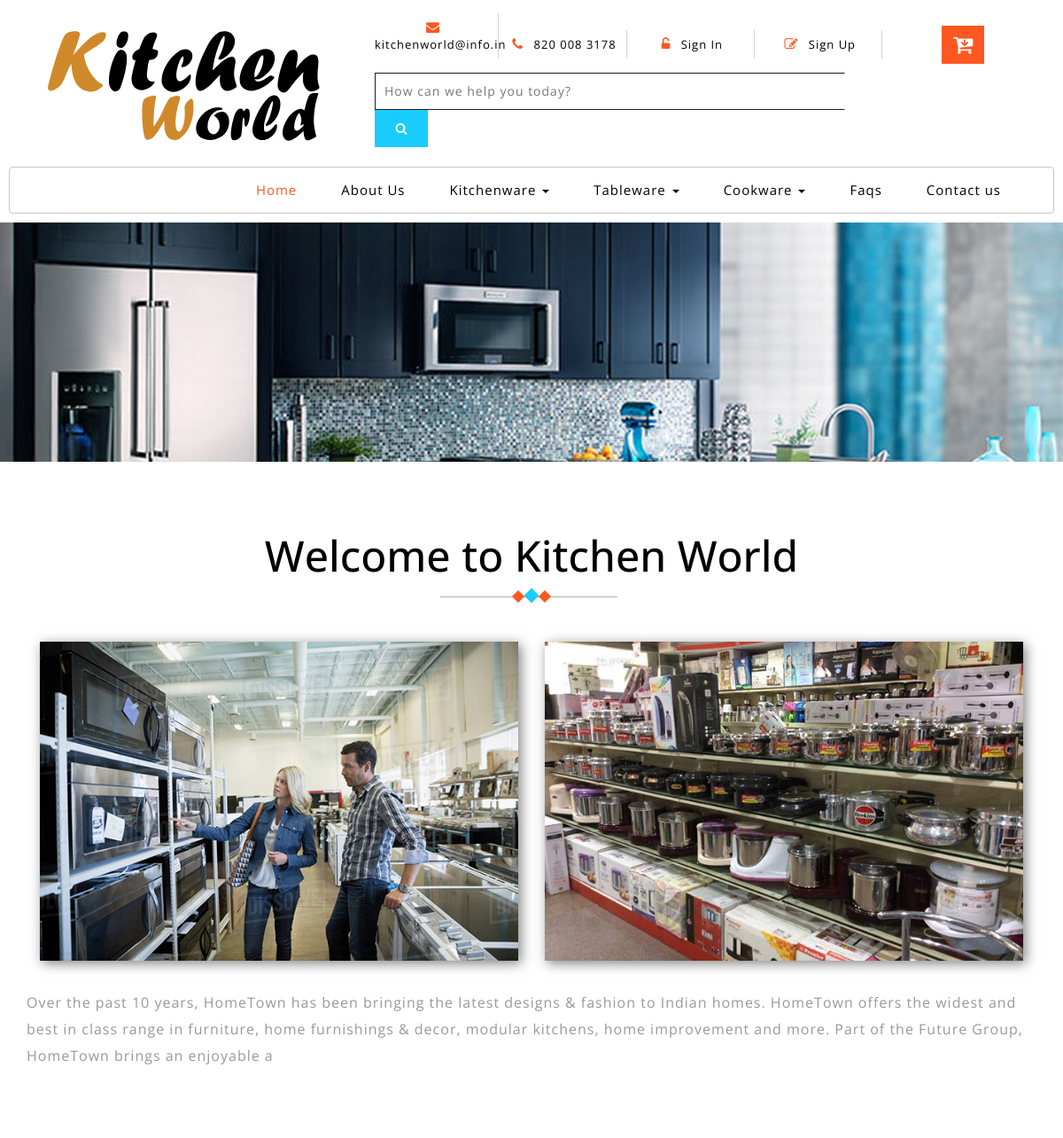
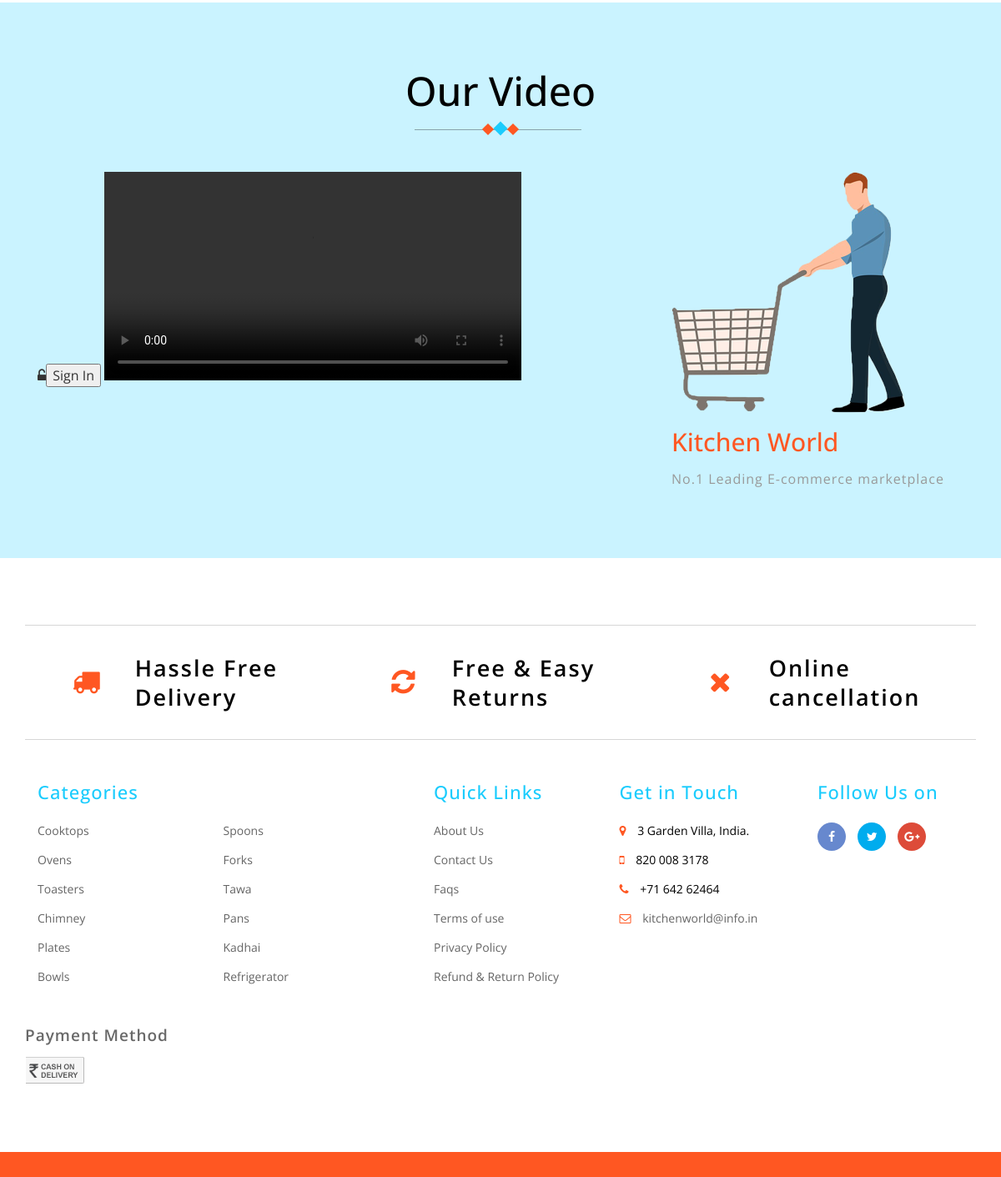
Page /about.php on the committed database (2 pictures, top to bottom).
### tables this page shows
CREATE TABLE `category` (
  `c_id` int(30) NOT NULL,
  `c_name` varchar(250) NOT NULL
);

CREATE TABLE `about` (
  `id` int(30) NOT NULL,
  `detail` varchar(300) NOT NULL,
  `image` varchar(250) NOT NULL
);

### about.php (the view, shortened to what this page needs)
 <?php include('header.php'); ?>
	<div class="page-head_agile_info_w3l">
	</div>
	<div class="welcome">
		<div class="container">
			<h3 class="tittle-w3l">Welcome to Kitchen World
				<span class="heading-style">
					<i></i>
					<i></i>
					<i></i>
				</span>
			</h3>
			<div class="w3l-welcome-info">
				<div class="col-sm-6 col-xs-6 welcome-grids">
					<div class="welcome-img">
						<img src="images/about.jpg" class="img-responsive zoom-img" alt="">
					</div>
				</div>
				<div class="col-sm-6 col-xs-6 welcome-grids">
					<div class="welcome-img">
						<img src="images/about2.jpg" class="img-responsive zoom-img" alt="">
					</div>
				</div>
				<div class="clearfix"> </div>
			</div>
			<div class="w3l-welcome-text">
				 <?php
				         $sql=mysqli_query($conn,"SELECT * FROM `about`");
						 $row=mysqli_fetch_array($sql)
						 ?>
                		<p><?php echo $row['detail']?></p>
						 </div>
		</div>
	</div>
	<div class="about">
		<div class="container">
			<h3 class="tittle-w3l">Our Video
				<span class="heading-style">
					<i></i>
					<i></i>
					<i></i>
				</span>
			</h3>
			<div class="about-tp">
				<div class="col-md-8 about-agileits-w3layouts-left">
				 <?php
				 if($page_owner=='')
				 {?>
								<span class="fa fa-unlock-alt" aria-hidden="true"></span><button data-toggle="modal" data-target="#myModal1"> Sign In</button> </a>
						<video width='500px',height="500px" controls>
                             <source src=".mp4" type="video/mp4"></video>
				  <?php }
				 else{?>
					<iframe src="https://player.vimeo.com/vide"></iframe>
				 <?php }?>
				</div>
				<div class="col-md-4 about-agileits-w3layouts-right">
					<div class="img-video-about">
						<img src="images/videoimg2.png" alt="">
					</div>
					<h4>Kitchen World</h4>
					<p>No.1 Leading E-commerce marketplace </p>
				</div>
			</div>
		</div>
	</div>
 <?php include('footer.php');?>
</body>
</html>

### header.php (shortened to what this page needs)
<?php
include('session.php');
if(isset($_SESSION['email'])){
	$page_owner=$_SESSION['email'];
} else {
	$page_owner='';
	$quee=mysqli_query($conn,"SELECT * FROM visitore");
	while($fetch=mysqli_fetch_assoc($quee))
	{
		$update=$fetch['visitore_store'];
		$timepass =$update+1;
		mysqli_query($conn,"UPDATE `visitore` SET  `visitore_store`='$timepass'");
		$timepass++;}
	}
	?>
	<!DOCTYPE html>
	<html lang="zxx">
	<head>
		<link href="css/bootstrap.css" rel="stylesheet" type="text/css" media="all" />
		<link href="css/style.css" rel="stylesheet" type="text/css" media="all" />
		<link href="css/font-awesome.css" rel="stylesheet">
		<link href="css/popuo-box.css" rel="stylesheet" type="text/css" media="all" />
		<link rel="stylesheet" type="text/css" href="css/jquery-ui1.css">
	</head>
<body >
<div class="header-bot " >
  <div class="header-bot_inner_wthreeinfo_header_mid" >
         <div class="col-md-4 logo_agile">
	            <img src="images/logo.svg" alt="">
		 </div>
	      <div class="col-md-8 header" >
		       <ul>
			       <li>
							<a href="mailto:KitchenWorld@info.in" >
								<span class="fa fa-envelope" aria-hidden="true"></span> kitchenworld@info.in</a>
			       </li>
			       <li>
								<span class="fa fa-phone" aria-hidden="true"></span> 820 008 3178
				   </li>
				   <?php
				   if($page_owner=='')
				   { ?>
				   <li>
							<a href="#" data-toggle="modal" data-target="#myModal1">
								<span class="fa fa-unlock-alt" aria-hidden="true"></span> Sign In </a>
				   </li>
				    <li>
								<a href="#" data-toggle="modal" data-target="#myModal2">
									<span class="fa fa-pencil-square-o" aria-hidden="true"></span> Sign Up </a>
					</li>
					<?php } ?>
								<div class="top_nav_right">
									<div class="wthreecartaits wthreecartaits2 cart cart box_1">
										<form action="checkout.php" method="post" class="last">
											<button class="w3view-cart" type="submit" name="submit" value="">
											<i class="fa fa-cart-arrow-down" aria-hidden="true"></i>
											</button>
										</form>
									</div>
								</div>
		       </ul>
						<div class="agileits_search">
							<form onsubmit="return false">
								<input name="Search" type="text"  placeholder="How can we help you today?" id='g_search' required="" autocomplete="off" >
								<button type="submit" name="submit" class="btn btn-default" aria-label="Left Align"   id='opens'>
								   <span class="fa fa-search" aria-hidden="true"> </span>
								</button>
							</form>
						 </div>
	     </div>
  </div>
</div>
                                  <div class="ban-top" >
										<div class="container">
											<div class="top_nav_left">
												<nav class="navbar navbar-default">
													<div class="container-fluid">
													<div class="collapse navbar-collapse menu--shylock" id="bs-example-navbar-collapse-1">
														<ul class="nav navbar-nav menu__list">
															<li class="active">
																<a class="nav-stylehead" href="index.php">Home
																</a>
															</li>
															<li class="">
																<a class="nav-stylehead" href="about.php">About Us</a>
															</li>
													<?php $chkcat=mysqli_query($conn,"SELECT * FROM `category`");
													while ($row=mysqli_fetch_assoc($chkcat)) {?>
														 <li class="dropdown">
															   <a href="index.php" class="dropdown-toggle nav-stylehead" data-toggle="dropdown" role="button" aria-haspopup="true" aria-expanded="false"><?php echo $row['c_name']; ?>
																	<span class="caret"></span>
																</a>
															</li>
														<?php } ?>
														<li class="">
															<a class="nav-stylehead" href="faqs.php">Faqs</a>
														</li>
														<li class="">
															<a class="nav-stylehead" href="contact.php">Contact us</a>
														</li>
													</ul>
												</div>
											</div>
										</nav>
									</div>
								</div>
							</div>

### footer.php (shortened to what this page needs)
<footer>
    <div class="container">
      <div class="w3l-grids-footer">
        <div class="col-xs-4 offer-footer">
          <div class="col-xs-4 icon-fot">
            <span class="fa fa-truck" aria-hidden="true"></span>
          </div>
          <div class="col-xs-8 text-form-footer">
            <h3>Hassle Free Delivery</h3>
          </div>
          <div class="clearfix"></div>
        </div>
        <div class="col-xs-4 offer-footer">
          <div class="col-xs-4 icon-fot">
            <span class="fa fa-refresh" aria-hidden="true"></span>
          </div>
          <div class="col-xs-8 text-form-footer">
            <h3>Free & Easy Returns</h3>
          </div>
          <div class="clearfix"></div>
        </div>
        <div class="col-xs-4 offer-footer">
          <div class="col-xs-4 icon-fot">
            <span class="fa fa-times" aria-hidden="true"></span>
          </div>
          <div class="col-xs-8 text-form-footer">
            <h3>Online cancellation </h3>
          </div>
          <div class="clearfix"></div>
        </div>
        <div class="clearfix"></div>
      </div>
      <div class="footer-info w3-agileits-info">
        <div class="col-sm-5 address-right">
          <div class="col-xs-6 footer-grids">
              <h3>Categories</h3>
                <ul>
                    <li>
                      <a href="product.php?subid=1">Cooktops</a>
                    </li>
                    <li>
                      <a href="product.php?subid=2">Ovens</a>
                    </li>
                    <li>
                      <a href="product.php?subid=3">Toasters</a>
                    </li>
                    <li>
                      <a href="product.php?subid=4">Chimney</a>
                    </li>
                    <li>
                      <a href="product.php?subid=6">Plates</a>
                    </li>
                    <li>
                      <a href="product.php?subid=7">Bowls</a>
                    </li>
                </ul>
            </div>
            <div class="col-xs-6 footer-grids agile-secomk">
              <ul>
                <li>
                  <a href="product.php?subid=8">Spoons</a>
                </li>
                <li>
                  <a href="product.php?subid=9">Forks</a>
                </li>
                <li>
                  <a href="product.php?subid=10">Tawa</a>
                </li>
                <li>
                  <a href="product.php?subid=11">Pans</a>
                </li>
                <li>
                  <a href="product.php?subid=12">Kadhai</a>
                </li>
                <li>
                  <a href="product.php?subid=13">Refrigerator</a>
                </li>
              </ul>
            </div>
          <div class="clearfix"></div>
        </div>
        <div class="col-sm-5 address-right">
          <div class="col-xs-6 footer-grids">
            <h3>Quick Links</h3>
            <ul>
              <li>
                <a href="about.php">About Us</a>
              </li>
              <li>
                <a href="contact.php">Contact Us</a>
              </li>
              <li>
                <a href="faqs.php">Faqs</a>
              </li>
              <li>
                <a href="terms.php">Terms of use</a>
              </li>
              <li>
                <a href="privacy.php">Privacy Policy</a>
              </li>
              <li>
                <a href="return.php">Refund & Return Policy</a>
              </li>
            </ul>
          </div>
          <div class="col-xs-6 footer-grids">
            <h3>Get in Touch</h3>
            <ul>
              <li>
                <i class="fa fa-map-marker"></i> 3 Garden Villa, India.</li>
              <li>
                <i class="fa fa-mobile"></i> 820 008 3178  </li>
              <li>
                <i class="fa fa-phone"></i> +71 642 62464 </li>
              <li>
                <i class="fa fa-envelope-o"></i>
                <a href="mailto:example@mail.com"> kitchenworld@info.in</a>
              </li>
            </ul>
          </div>
        </div>
        <div class="col-sm-2 footer-grids  w3l-socialmk">
          <h3>Follow Us on</h3>
          <div class="social">
            <ul>
              <li>
                <a class="icon fb" href="https://www.facebook.com/KitchenWorld-102766457980300/?modal=admin_todo_tour&ref=admin_to_do_step_controller">
                  <i class="fa fa-facebook"></i>
                </a>
              </li>
              <li>
                <a class="icon tw" href="https://twitter.com/kitchenWorld11">
                  <i class="fa fa-twitter"></i>
                </a>
              </li>
              <li>
                <a class="icon gp" href="#">
                  <i class="fa fa-google-plus"></i>
                </a>
              </li>
            </ul>
          </div>
        </div>
        <div class="clearfix"></div>
      </div>
      <div class="agile-sometext">
        <div class="sub-some child-momu">
          <h5>Payment Method</h5>
          <ul>
            <li>
              <img src="images/pay8.png" alt="">
            </li>
          </ul>
        </div>
      </div>
    </div>
  </footer>
  <div class="copy-right">
  </div>
	<link rel="stylesheet" type="text/css" href="css/easy-responsive-tabs.css " />
</body>
</html>

### rows in the picture
category: c_name "Kitchenware"
category: c_name "Tableware"
category: c_name "Cookware"
about: detail "Over the past 10 years, HomeTown has been bringing the latest designs & fashion to Indian homes. HomeTown offers the widest and best in class range in furniture, home furnishings & decor, modular kitchens, home improvement and more. Part of the Future Group, HomeTown brings an enjoyable a"
